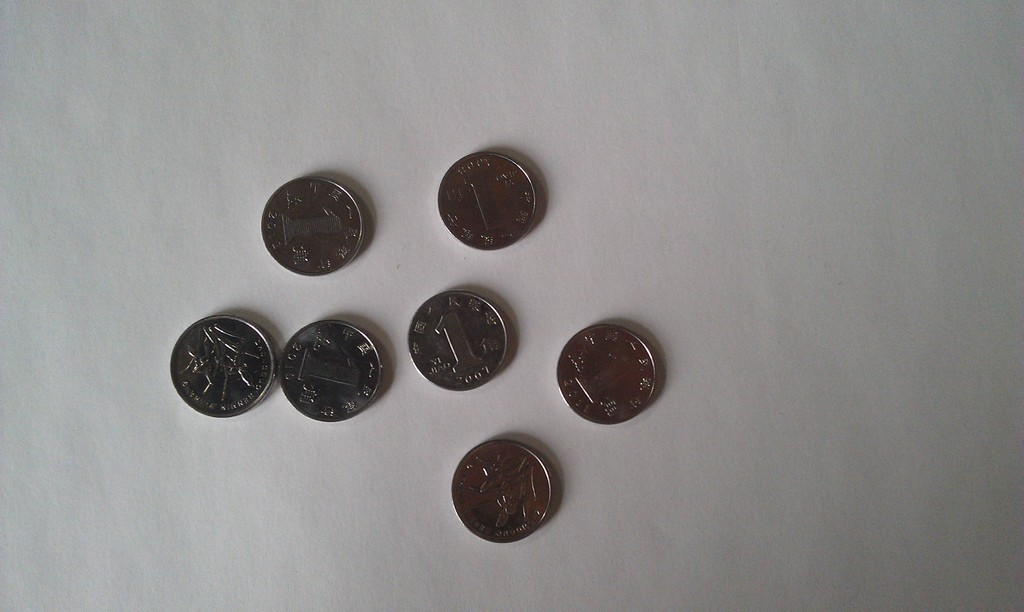
//> input picture Code/OpenCV/image/Coin.jpg, 1024 x 612 px
$ ./图像分割   (built with g++ and OpenCV 4)
//> lines starting //> are read from the running program, lines starting //| are printed output that depends on the picture; after the words box and inside, x2 and y2 are one past the last pixel; in counts of white or black regions, pixels touching at a corner belong together
#include <opencv2/opencv.hpp>
#include <iostream>
#include <vector>

using namespace cv;
using namespace std;

int main() {
    Mat src = imread("./image/Coin.jpg");
//> src is the input picture: 612 rows x 1024 cols, CV_8UC3; mean B, G, R 139.3, 140.2, 141.8
    if (src.empty()) {
        cout << "can not load image..." << endl;
        return -1;
    }

    Mat dst, front, back, gray, binary;
    cvtColor(src, gray, COLOR_BGR2GRAY);
    threshold(gray, binary, 75, 255, THRESH_BINARY_INV);
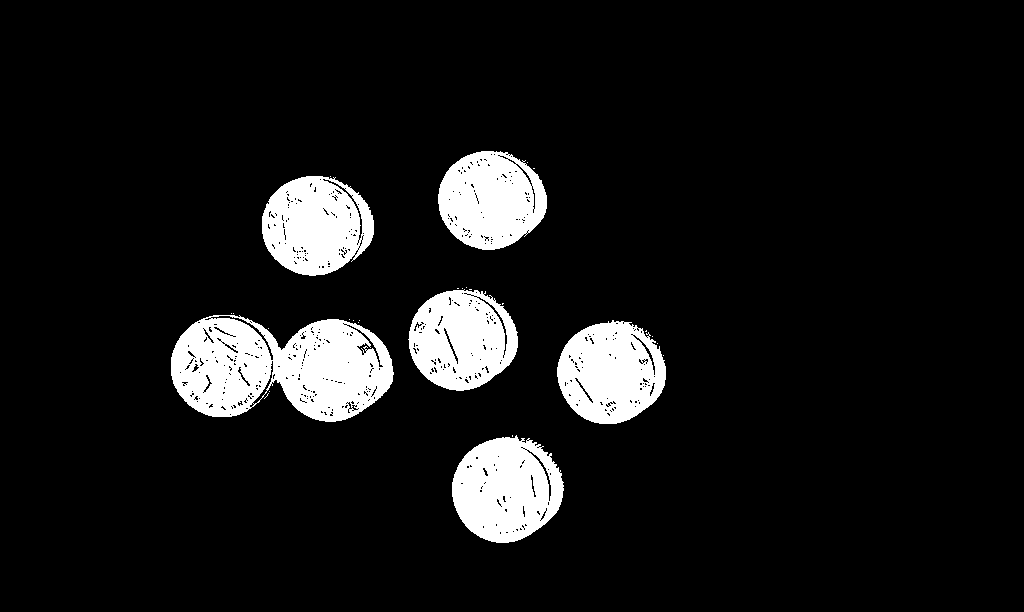
//> binary: 612 rows x 1024 cols, CV_8UC1; 9.3% white; 28 white regions (22 under 20 px), largest, box (x1, y1, x2, y2) and area: (171, 315, 394, 422) 16574, (452, 435, 564, 543) 8835, (557, 320, 666, 424) 8294, (262, 176, 374, 276) 8219, (408, 289, 518, 391) 8060, (438, 151, 547, 250) 8023
    // imwrite("./out/coin_binary.jpg", binary);

    // 消除轮廓内部细节
    morphologyEx(binary, dst, MORPH_DILATE, Mat(3, 3, CV_8U, Scalar(1)), Point(-1, -1), 3);
//> dst: 612 rows x 1024 cols, CV_8UC1; 11.3% white; 6 white regions, box (x1, y1, x2, y2) and area: (168, 310, 397, 425) 20337, (449, 432, 567, 546) 10565, (554, 317, 669, 427) 10065, (259, 173, 377, 279) 9986, (405, 284, 521, 394) 9937, (435, 148, 550, 253) 9622
    morphologyEx(dst, back, MORPH_ERODE, Mat(3, 3, CV_8U, Scalar(1)), Point(-1, -1), 3);
//> back: 612 rows x 1024 cols, CV_8UC1; 9.8% white; 6 white regions, box (x1, y1, x2, y2) and area: (171, 313, 394, 422) 17931, (452, 435, 564, 543) 9209, (557, 320, 666, 424) 8751, (262, 176, 374, 276) 8672, (408, 287, 518, 391) 8617, (438, 151, 547, 250) 8338
    // imwrite("./out/coin_morphology.jpg", back);

    // 提取硬币
    distanceTransform(back, dst, DIST_L2, 5);
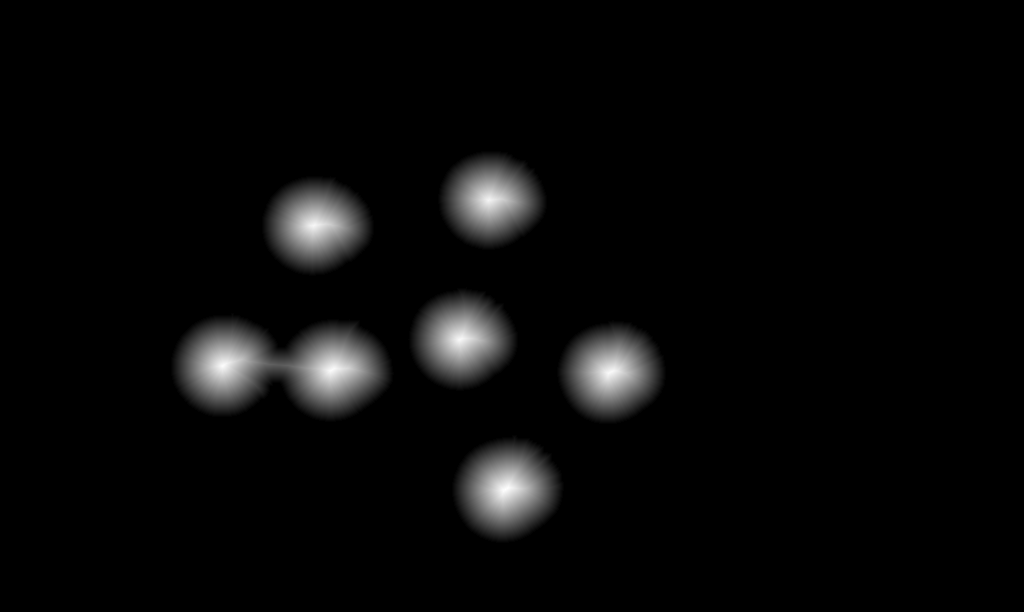
//> dst: 612 rows x 1024 cols, CV_32FC1; min 0, max 51.13, mean 1.7; drawn with min black and max white
    threshold(dst, front, 20, 255, THRESH_BINARY);
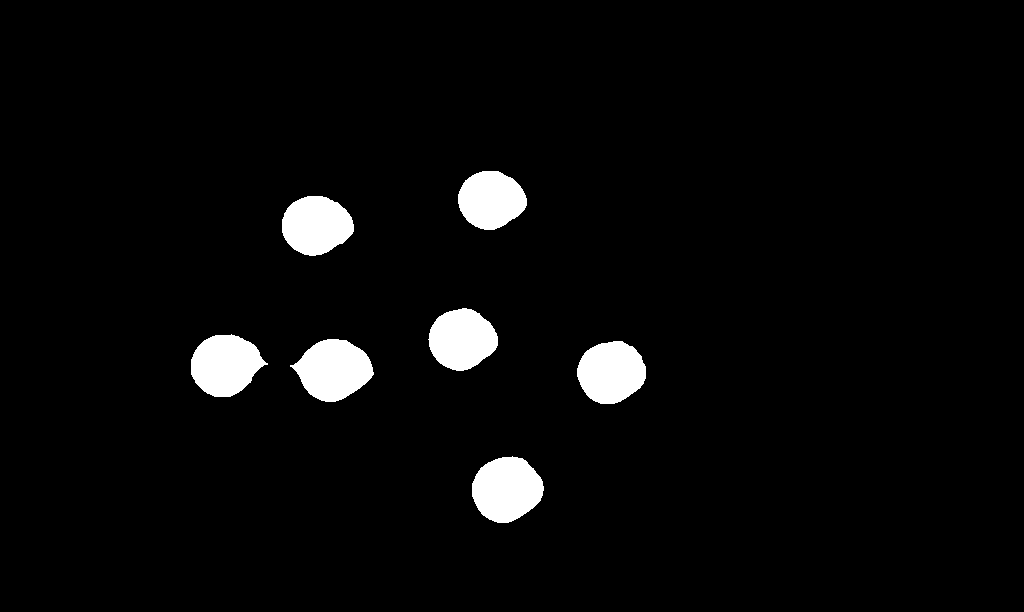
//> front: 612 rows x 1024 cols, CV_32FC1; 3.8% white; 7 white regions, largest, box (x1, y1, x2, y2) and area: (472, 456, 544, 523) 3606, (290, 339, 374, 402) 3573, (191, 334, 268, 397) 3414
    imwrite("./out/coin_dist.jpg", front);

    // 获取未知区域
    front.convertTo(front, CV_8U);
    Mat area = back - front;
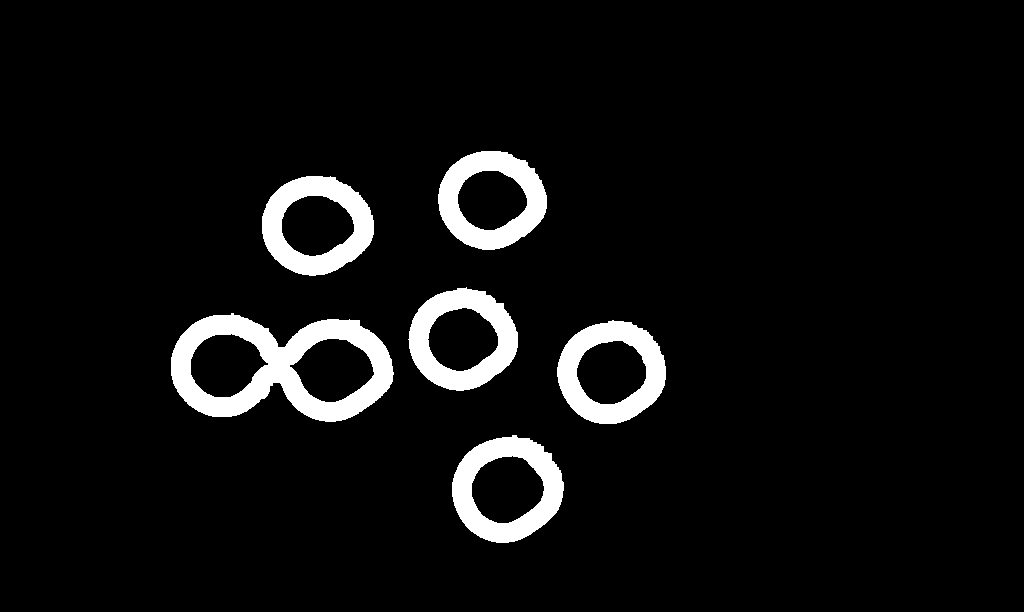
//> area: 612 rows x 1024 cols, CV_8UC1; 6.1% white; 6 white regions, box (x1, y1, x2, y2) and area: (171, 313, 394, 422) 10944, (452, 435, 564, 543) 5603, (557, 320, 666, 424) 5410, (262, 176, 374, 276) 5400, (408, 287, 518, 391) 5376, (438, 151, 547, 250) 5268
    imwrite("./out/coin_unknown.jpg", area);

    // 创建连通域
    Mat markers;
    int n = connectedComponents(area, markers);
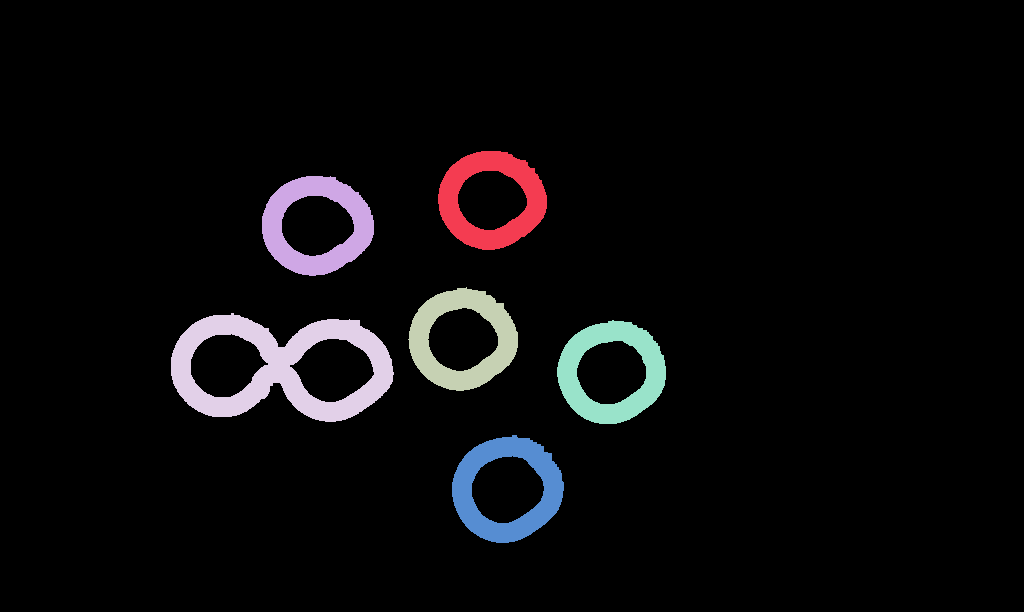
//> markers: 612 rows x 1024 cols, CV_32SC1; 7 distinct labels, from 0 to 6; one colour per label, 0 black
//> n = 7
    cout << "labels: " << n << endl;
//| labels: 7

    // 分水岭算法
    watershed(src, markers);
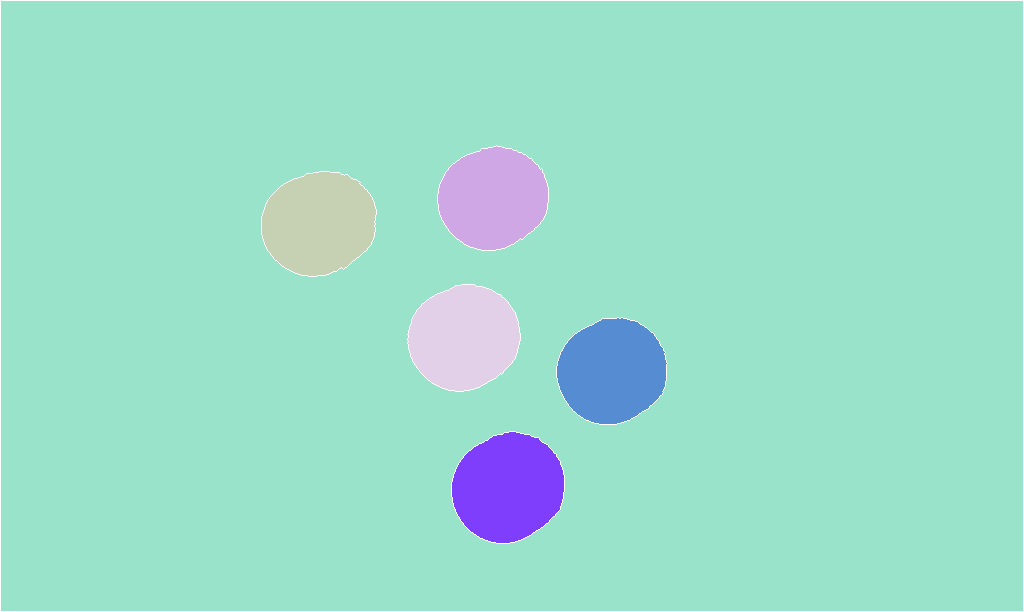
//> markers: 612 rows x 1024 cols, CV_32SC1; 7 distinct labels, from -1 to 6; one colour per label, 0 black, -1 white
    src.setTo(Scalar(0, 0, 255), markers < 0);
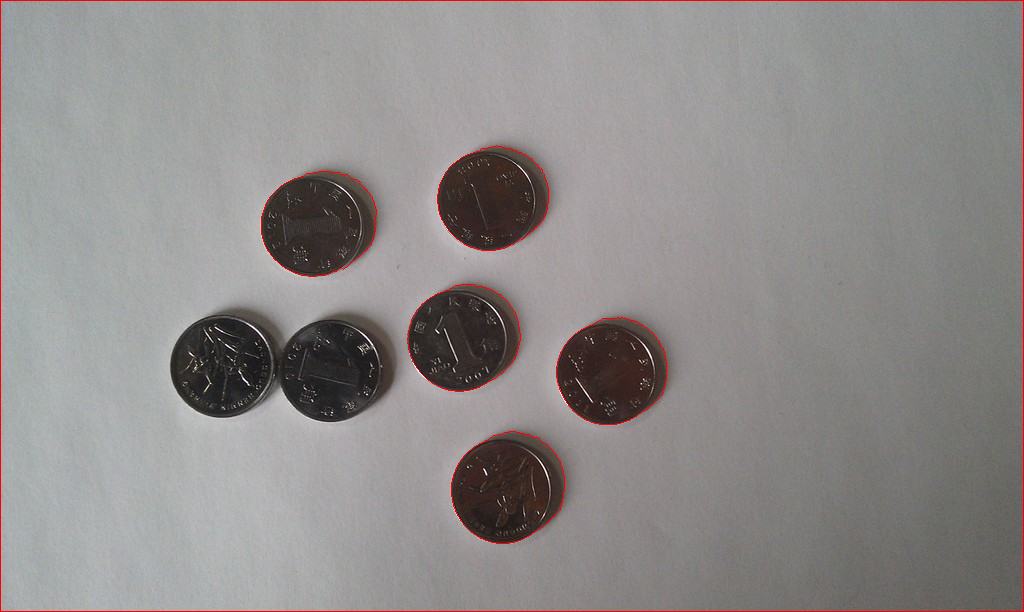
//> src: 612 rows x 1024 cols, CV_8UC3; 0.77% of pixels changed, all inside (x1, y1, x2, y2) = (0, 0, 1024, 612)
    imwrite("./out/coin_watershed.jpg", src);
}

$ run again, with Code/OpenCV/image/3.jpg copied over Code/OpenCV/image/Coin.jpg
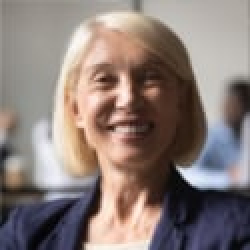
//> input picture Code/OpenCV/image/3.jpg, 125 x 125 px (shown 2 times larger)
//> src is the input picture: 125 rows x 125 cols, CV_8UC3; mean B, G, R 120.1, 124.6, 138.2
//> binary: 125 rows x 125 cols, CV_8UC1; 30.8% white; 7 white regions (2 under 20 px), largest, box (x1, y1, x2, y2) and area: (61, 17, 125, 125) 3384, (0, 73, 50, 125) 1169, (115, 41, 125, 69) 168, (50, 37, 59, 45) 36, (49, 50, 57, 60) 36
//> back: 125 rows x 125 cols, CV_8UC1; 33.8% white; 4 white regions (1 under 20 px), largest, box (x1, y1, x2, y2) and area: (49, 17, 125, 125) 3733, (0, 73, 50, 125) 1372, (115, 41, 125, 69) 176
//> area: 125 rows x 125 cols, CV_8UC1; 30.9% white; 4 white regions (1 under 20 px), largest, box (x1, y1, x2, y2) and area: (49, 17, 125, 125) 3464, (0, 73, 50, 125) 1183, (115, 41, 125, 69) 176
//> `int n = connectedComponents(area, markers);`:
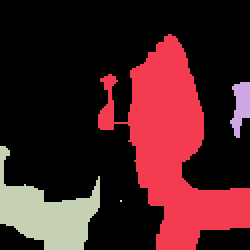
//> markers: 125 rows x 125 cols, CV_32SC1 (shown 2 times larger); 5 distinct labels, from 0 to 4; one colour per label, 0 black
//> n = 5
//| labels: 5
//> `src.setTo(Scalar(0, 0, 255), markers < 0);`:
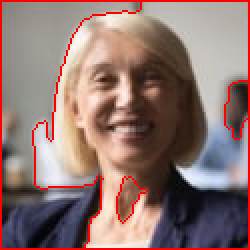
//> src: 125 rows x 125 cols, CV_8UC3 (shown 2 times larger); 5.16% of pixels changed, all inside (x1, y1, x2, y2) = (0, 0, 125, 125)

$ run again, with Code/OpenCV/image/4.jpg copied over Code/OpenCV/image/Coin.jpg
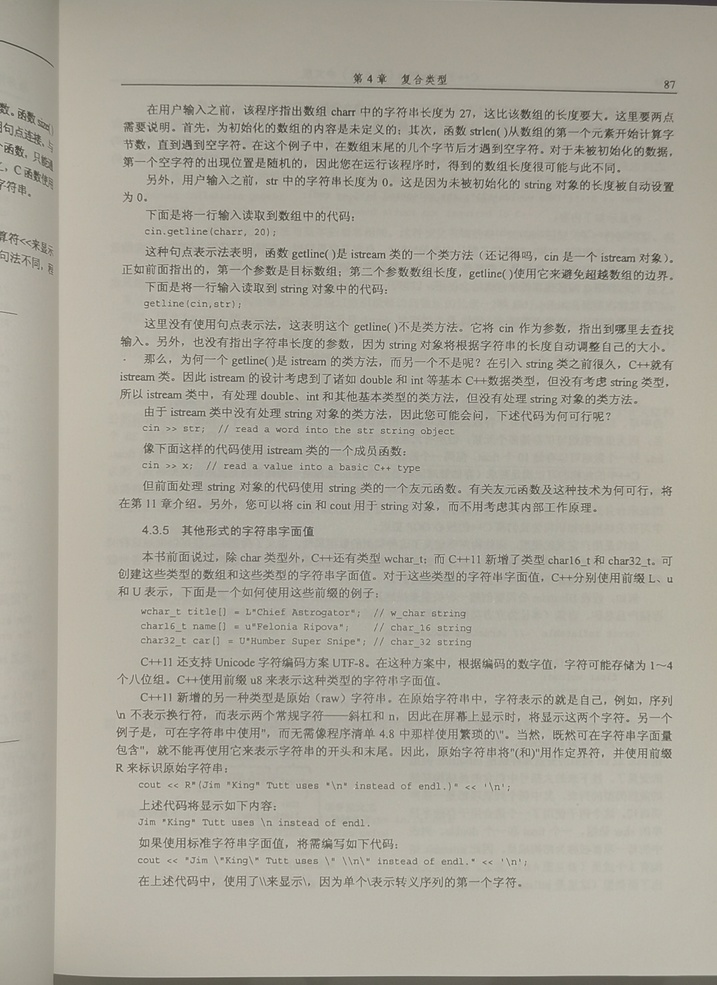
//> input picture Code/OpenCV/image/4.jpg, 717 x 985 px, shrunk from 1680 x 2308 before the run
//> src is the input picture: 985 rows x 717 cols, CV_8UC3; mean B, G, R 155.7, 167.3, 170.9
//> `threshold(gray, binary, 75, 255, THRESH_BINARY_INV);`:
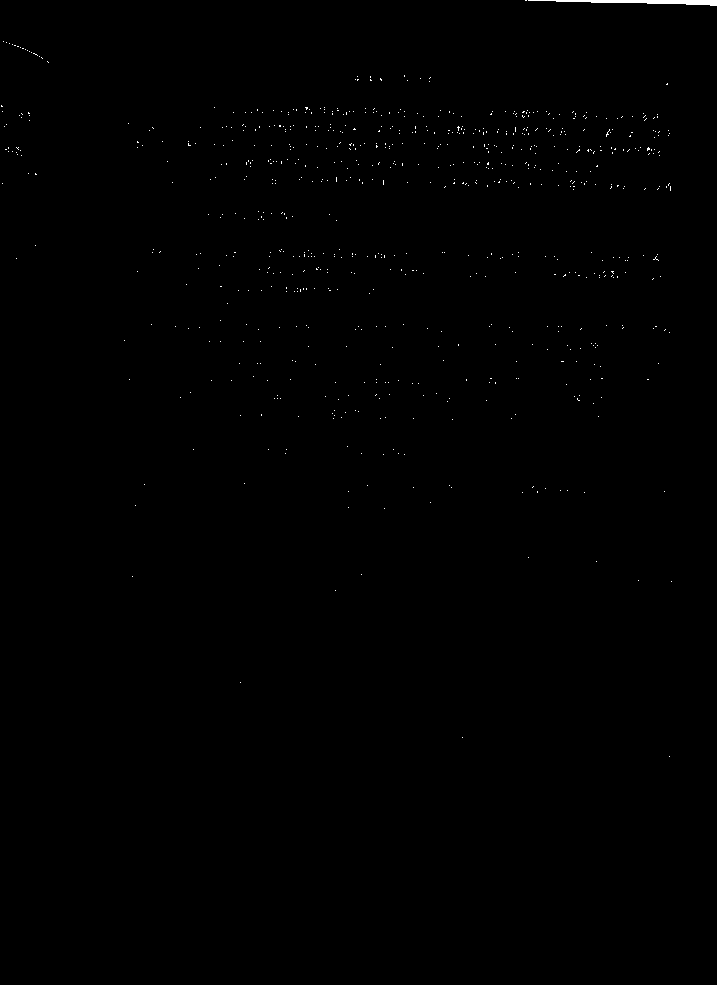
//> binary: 985 rows x 717 cols, CV_8UC1; 0.23% white; 752 white regions (751 under 20 px), largest, box (x1, y1, x2, y2) and area: (528, 0, 717, 6) 584
//> back: 985 rows x 717 cols, CV_8UC1; 0.4% white; 486 white regions (455 under 20 px), largest, box (x1, y1, x2, y2) and area: (525, 0, 717, 6) 587, (599, 271, 618, 278) 83, (513, 110, 534, 118) 77
//> n = 487
//| labels: 487
//> `src.setTo(Scalar(0, 0, 255), markers < 0);`:
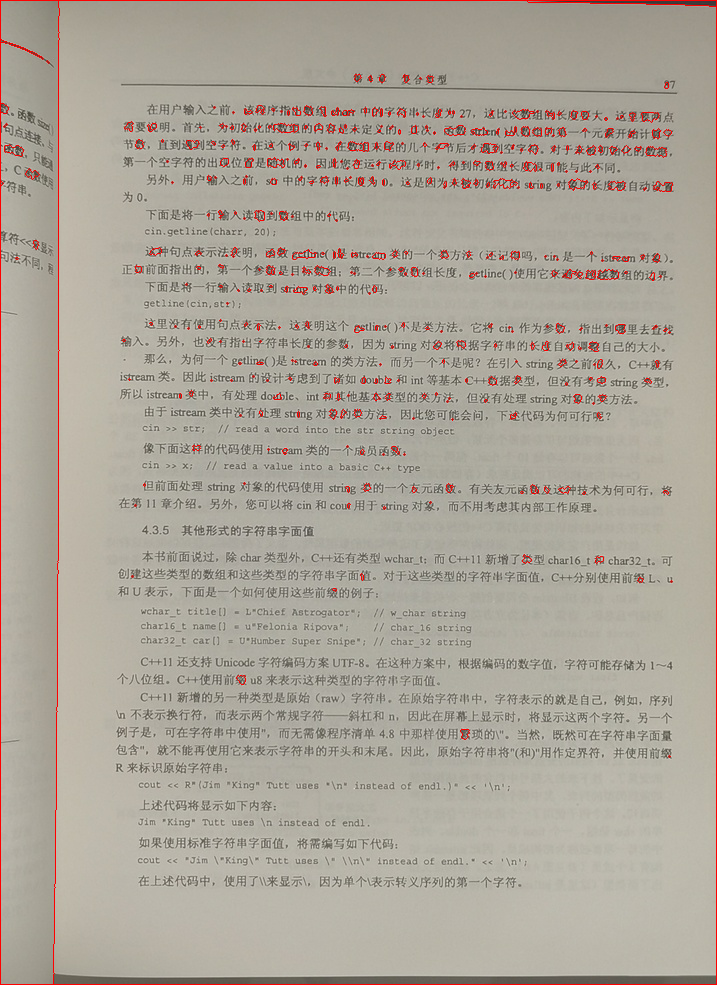
//> src: 985 rows x 717 cols, CV_8UC3; 1.46% of pixels changed, all inside (x1, y1, x2, y2) = (0, 0, 717, 985)
